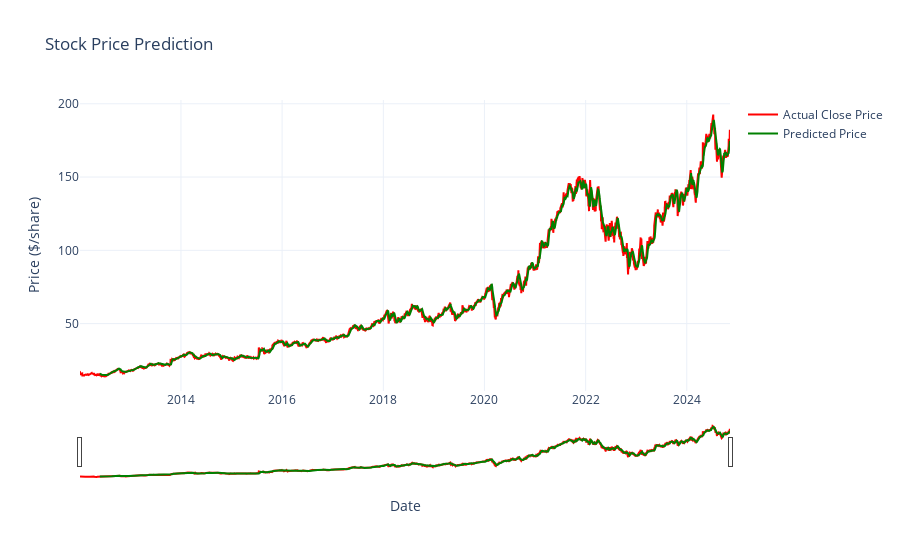

This figure's notebook cell:
### Code cell
import plotly.graph_objects as go


fig = go.Figure()

# Add actual close prices trace (red)
fig.add_trace(go.Scatter(
    x=combined_df['Date'],   
    y=combined_df['Close'],
    mode='lines',
    name='Actual Close Price',
    line=dict(color='red'),
))

# Add predicted prices trace (green)
fig.add_trace(go.Scatter(
    x=combined_df['Date'],  
    y=combined_df['Prediction'],
    mode='lines',
    name='Predicted Price',
    line=dict(color='green'),
))

# Update layout settings
fig.update_layout(
    title='Stock Price Prediction',
    xaxis_title='Date',
    yaxis_title='Price ($/share)',
    xaxis_rangeslider_visible=True,    
)

# Show the plot
fig.show()

### Figure 1 — Plotly figure (JSON) as saved in the notebook; plotly's stock layout.template omitted (floating-point values rounded to 4 significant figures; data arrays with more than 128 entries replaced by an {"elided": "..."} marker saying what was removed)
{"data": [{"line": {"color": "red"}, "mode": "lines", "name": "Actual Close Price", "type": "scatter", "x": {"elided": "3235 str values"}, "y": {"elided": "3235 float values"}}, {"line": {"color": "green"}, "mode": "lines", "name": "Predicted Price", "type": "scatter", "x": {"elided": "3235 str values"}, "y": {"elided": "3235 float values"}}], "layout": {"title": {"text": "Stock Price Prediction"}, "xaxis": {"rangeslider": {"visible": true}, "title": {"text": "Date"}}, "yaxis": {"title": {"text": "Price ($/share)"}}}}
